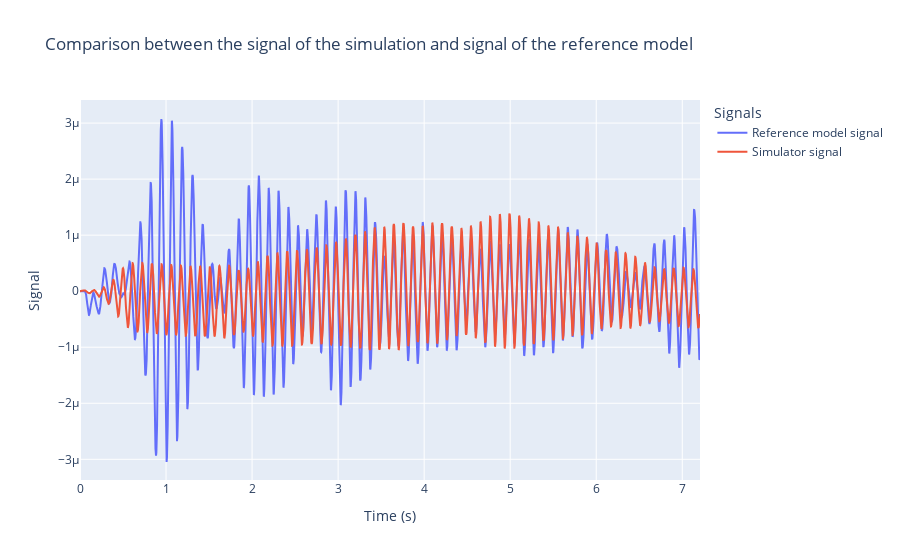

The notebook cell this image was saved under:
### Markdown cell above
La fonction utilisée ici permet de produire les résultats nécessaires à la comparaison du modèle simplifié avec les paramètres choisis avec le modèle de réference choisi

### Code cell
generate_ts(u = 0.9581605926701262,h = 350.3177587546673,
                       tension = 19283.282924451374,clo = 0.005546471167606932,
                      LIST_PATH  = LIST_PATH_1,TS_INDEX = 0)

### Figure 1 — Plotly figure (JSON) as saved in the notebook; plotly's stock layout.template omitted (floating-point values rounded to 4 significant figures; data arrays with more than 128 entries replaced by an {"elided": "..."} marker saying what was removed)
{"data": [{"name": "Reference model signal", "type": "scatter", "x": {"elided": "18015 float values"}, "y": {"elided": "18015 float values"}}, {"name": "Simulator signal", "type": "scatter", "x": {"elided": "18016 float values"}, "y": {"elided": "18016 float values"}}], "layout": {"legend": {"title": {"text": "Signals"}}, "title": {"text": "Comparison between the signal of the simulation and signal of the reference model"}, "xaxis": {"title": {"text": "Time (s)"}}, "yaxis": {"title": {"text": "Signal"}}}}
